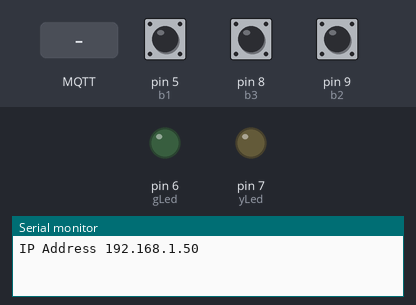
Bench run of a sketch on a simulated Arduino Uno, built with avr-gcc and run on an emulated ATmega328P. Shown: output pins drawn as LEDs (lit = HIGH), the last lines printed to the serial monitor. Dashed ring = blinking. The test bench sets the inputs (shaded band); at power-on: pin 8 (b3) HIGH, pin 9 (b2) HIGH, pin 5 (b1) HIGH. WiFi joins after 1.5 s; servers stay silent unless stated; no MQTT or app messages arrive unless stated.

Above: at 2.7 s.
2.8 s: pin 8 (b3) pulled LOW for 1 s
At 2.93 s:
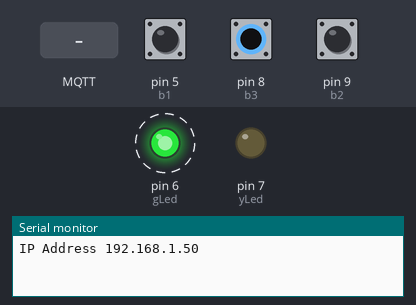
5.8 s: MQTT message "1" arrives on the first subscribed topic
At 6.9 s:
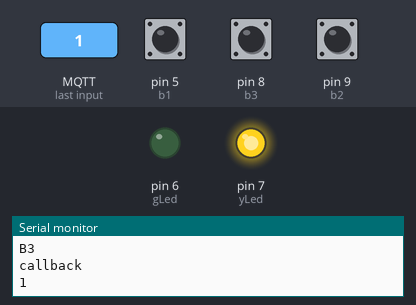
8.8 s: pin 9 (b2) pulled LOW for 3.2 s
At 13.1 s:
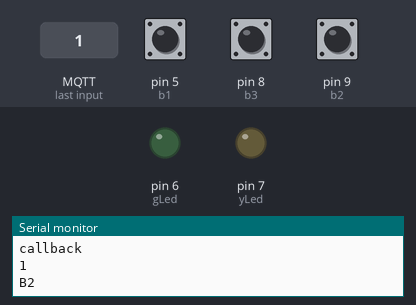
13.5 s: MQTT message "on" arrives on the first subscribed topic
At 14.0 s:
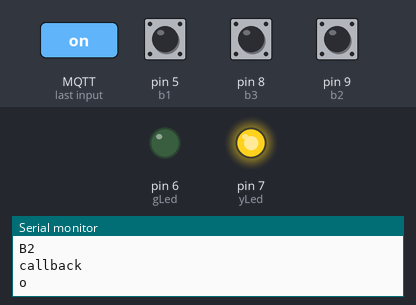
16.5 s: MQTT message "0" arrives on the first subscribed topic
At 19.0 s:
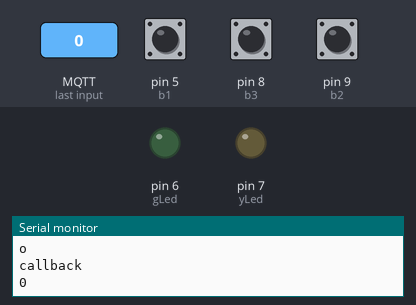
19.5 s: MQTT message "2" arrives on the first subscribed topic
At 20.9 s:
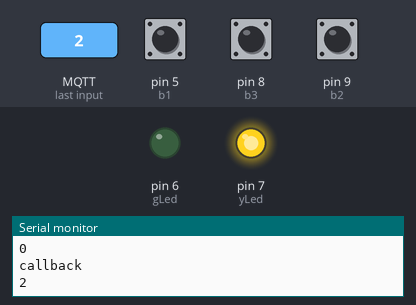
Timing chart, 0 to 23.0 s (numbered marks = the images above; inputs shaded):
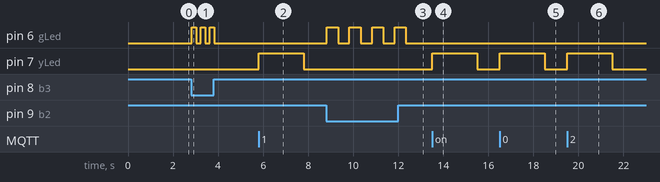

The sketch:

ethernet_sheild_ex.ino
```cpp
#include <SPI.h>
#include <Ethernet.h>
#include <PubSubClient.h>
const int b1=5,b2=9,b3=8;//buttin pins
const int gLed=6,yLed=7;
const int maxDebounce=500;
unsigned int debounce=0;
const char* mqttServer = "192.168.1.123"; //請確認
byte mac[]={
  0x00, 0xAA, 0xBB, 0xCC, 0xDE, 0x02};//指定網路卡 MAC 位址 (可以隨便設)
EthernetClient client;// 建立乙太網物件 EthernetClient
PubSubClient mqttClient1(client);
void receivedCMD(char* topic, byte* payload, unsigned int noChar)
{
  Serial.println("callback");
  char msg=(char)payload[0];
  //Serial.println((char)payload[0]);
  Serial.println(msg);
  digitalWrite(yLed,HIGH);
  delay(2000);
  digitalWrite(yLed,LOW);

}
void setup() {//設定初始值
  pinMode(b1,INPUT_PULLUP);
  pinMode(b2,INPUT_PULLUP);
  pinMode(b3,INPUT_PULLUP);
  pinMode(gLed, OUTPUT);
  pinMode(yLed, OUTPUT);
  digitalWrite(gLed,LOW);
  digitalWrite(yLed,LOW);

  Serial.begin(115200);//初始化序列埠
  //啟用 Ethernet 連線，預設會以 DHCP 取得 IP 位址
  if (Ethernet.begin(mac)==0) {
    Serial.println("Cannot get IP Address!");
    for(;;);// 無法取得 IP 位址，不做任何事情
  }
  Serial.print("IP Address ");//輸出 IP 位址
  Serial.println(Ethernet.localIP());
  mqttClient1.setServer(mqttServer, 1883);
  mqttClient1.setCallback(receivedCMD);
}
void loop()
{
  if(digitalRead(b1)==LOW)
  {
    if(debounce>maxDebounce)
    {
      digitalWrite(gLed,HIGH);
      while(digitalRead(b1)==LOW){

      }
      debounce=0;
      digitalWrite(gLed,LOW);
      Serial.println("B1");
      mqttClient1.publish("w5100","B1");
    }
    else
      debounce++;
  }
  if(digitalRead(b2)==LOW)
  {
    if(debounce>maxDebounce)
    {
      while(digitalRead(b2)==LOW)
      {
        digitalWrite(gLed,HIGH);
        delay(500);
        digitalWrite(gLed,LOW);
        delay(500);
      }
      debounce=0;
      digitalWrite(gLed,LOW);
      Serial.println("B2");
      mqttClient1.publish("w5100","B2");
    }
    else
      debounce++;
  }
  if(digitalRead(b3)==LOW)
  {
    if(debounce>maxDebounce)
    {
      while(digitalRead(b3)==LOW)
      {
        digitalWrite(gLed,HIGH);
        delay(200);
        digitalWrite(gLed,LOW);
        delay(200);
      }
      debounce=0;
      digitalWrite(gLed,LOW);
      Serial.println("B3");
      mqttClient1.publish("w5100","B3");
    }
    else
      debounce++;
  }
  /*digitalWrite(gLed,LOW);
  delay(2000);
  digitalWrite(gLed,HIGH);
  delay(2000);*/
  while(!mqttClient1.connected()) {
    mqttClient1.connect("Arduino");
    mqttClient1.subscribe("test");
  }
  mqttClient1.loop();
} //無限迴圈
```

Measured:
- after the input at 2.8 s, pin 6 (gLed): alternates HIGH for 0.20 s and LOW for 0.20 s, 6 changes in all, then stays LOW, starting at once
- after the input at 5.8 s, pin 7 (yLed): LOW → HIGH at once, → LOW 2.0 s later
- after the input at 8.8 s, pin 6 (gLed): alternates HIGH for 0.50 s and LOW for 0.50 s, 8 changes in all, then stays LOW, starting at once
- after the input at 13.5 s, pin 7 (yLed): LOW → HIGH at once, → LOW 2.0 s later
- after the input at 16.5 s, pin 7 (yLed): LOW → HIGH at once, → LOW 2.0 s later
- after the input at 19.5 s, pin 7 (yLed): LOW → HIGH at once, → LOW 2.0 s later
